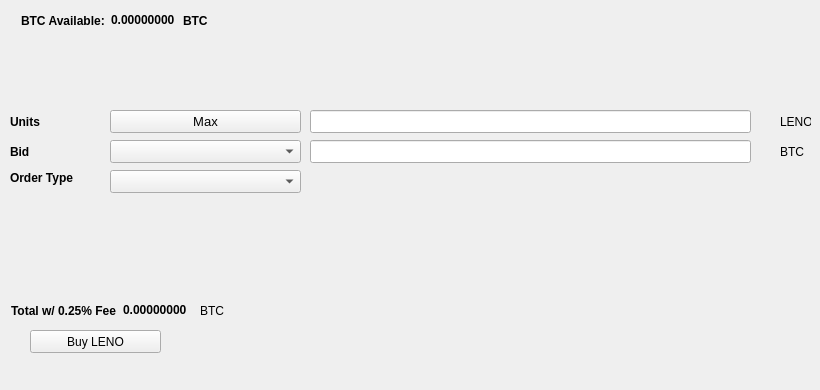
   <widget class="QWidget" name="BuyTab">
    <attribute name="title">
     <string>Buy</string>
    </attribute>
    <widget class="QPushButton" name="BuyLENO">
     <property name="geometry">
      <rect>
       <x>30</x>
       <y>330</y>
       <width>131</width>
       <height>23</height>
      </rect>
     </property>
     <property name="text">
      <string>Buy LENO</string>
     </property>
     <property name="icon">
      <iconset resource="../lenocore.qrc">
       <normaloff>:/icons/bitcoin</normaloff>:/icons/bitcoin</iconset>
     </property>
    </widget>
    <widget class="QLabel" name="label_3">
     <property name="geometry">
      <rect>
       <x>10</x>
       <y>110</y>
       <width>46</width>
       <height>23</height>
      </rect>
     </property>
     <property name="font">
      <font>
       <weight>75</weight>
       <bold>true</bold>
      </font>
     </property>
     <property name="text">
      <string>Units</string>
     </property>
    </widget>
    <widget class="QLineEdit" name="UnitsInput">
     <property name="geometry">
      <rect>
       <x>310</x>
       <y>110</y>
       <width>441</width>
       <height>23</height>
      </rect>
     </property>
     <property name="font">
      <font>
       <pointsize>9</pointsize>
       <weight>75</weight>
       <bold>true</bold>
      </font>
     </property>
    </widget>
    <widget class="QLineEdit" name="BuyBidPriceEdit">
     <property name="geometry">
      <rect>
       <x>310</x>
       <y>140</y>
       <width>441</width>
       <height>23</height>
      </rect>
     </property>
     <property name="font">
      <font>
       <pointsize>9</pointsize>
       <weight>75</weight>
       <bold>true</bold>
      </font>
     </property>
    </widget>
    <widget class="QLabel" name="label_4">
     <property name="geometry">
      <rect>
       <x>780</x>
       <y>110</y>
       <width>31</width>
       <height>23</height>
      </rect>
     </property>
     <property name="text">
      <string>LENO</string>
     </property>
    </widget>
    <widget class="QLabel" name="label_5">
     <property name="geometry">
      <rect>
       <x>780</x>
       <y>140</y>
       <width>31</width>
       <height>23</height>
      </rect>
     </property>
     <property name="text">
      <string>BTC</string>
     </property>
    </widget>
    <widget class="QLabel" name="label_6">
     <property name="geometry">
      <rect>
       <x>10</x>
       <y>140</y>
       <width>46</width>
       <height>23</height>
      </rect>
     </property>
     <property name="font">
      <font>
       <weight>75</weight>
       <bold>true</bold>
      </font>
     </property>
     <property name="text">
      <string>Bid</string>
     </property>
    </widget>
    <widget class="QLabel" name="label_7">
     <property name="geometry">
      <rect>
       <x>10</x>
       <y>170</y>
       <width>91</width>
       <height>16</height>
      </rect>
     </property>
     <property name="font">
      <font>
       <weight>75</weight>
       <bold>true</bold>
      </font>
     </property>
     <property name="text">
      <string>Order Type</string>
     </property>
    </widget>
    <widget class="QPushButton" name="Buy_Max_Amount">
     <property name="geometry">
      <rect>
       <x>110</x>
       <y>110</y>
       <width>191</width>
       <height>23</height>
      </rect>
     </property>
     <property name="font">
      <font>
       <pointsize>10</pointsize>
      </font>
     </property>
     <property name="text">
      <string>Max</string>
     </property>
    </widget>
    <widget class="QComboBox" name="BuyBidcomboBox">
     <property name="geometry">
      <rect>
       <x>110</x>
       <y>140</y>
       <width>191</width>
       <height>23</height>
      </rect>
     </property>
     <property name="font">
      <font>
       <pointsize>10</pointsize>
      </font>
     </property>
    </widget>
    <widget class="QComboBox" name="buyOrdertypeCombo">
     <property name="geometry">
      <rect>
       <x>110</x>
       <y>170</y>
       <width>191</width>
       <height>23</height>
      </rect>
     </property>
     <property name="font">
      <font>
       <pointsize>10</pointsize>
      </font>
     </property>
    </widget>
    <widget class="QWidget" name="layoutWidget1">
     <property name="geometry">
      <rect>
       <x>21</x>
       <y>11</y>
       <width>227</width>
       <height>19</height>
      </rect>
     </property>
     <layout class="QHBoxLayout" name="horizontalLayout_3">
      <item>
       <widget class="QLabel" name="label232">
        <property name="font">
         <font>
          <weight>75</weight>
          <bold>true</bold>
         </font>
        </property>
        <property name="text">
         <string>BTC Available:</string>
        </property>
       </widget>
      </item>
      <item>
       <widget class="QLabel" name="BtcAvailableLbl">
        <property name="palette">
         <palette>
          <active>
           <colorrole role="WindowText">
            <brush brushstyle="SolidPattern">
             <color alpha="255">
              <red>0</red>
              <green>0</green>
              <blue>0</blue>
             </color>
            </brush>
           </colorrole>
           <colorrole role="Button">
            <brush brushstyle="SolidPattern">
             <color alpha="255">
              <red>0</red>
              <green>170</green>
              <blue>0</blue>
             </color>
            </brush>
           </colorrole>
           <colorrole role="Light">
            <brush brushstyle="SolidPattern">
             <color alpha="255">
              <red>0</red>
              <green>255</green>
              <blue>0</blue>
             </color>
            </brush>
           </colorrole>
           <colorrole role="Midlight">
            <brush brushstyle="SolidPattern">
             <color alpha="255">
              <red>0</red>
              <green>212</green>
              <blue>0</blue>
             </color>
            </brush>
           </colorrole>
           <colorrole role="Dark">
            <brush brushstyle="SolidPattern">
             <color alpha="255">
              <red>0</red>
              <green>85</green>
              <blue>0</blue>
             </color>
            </brush>
           </colorrole>
           <colorrole role="Mid">
            <brush brushstyle="SolidPattern">
             <color alpha="255">
              <red>0</red>
              <green>113</green>
              <blue>0</blue>
             </color>
            </brush>
           </colorrole>
           <colorrole role="Text">
            <brush brushstyle="SolidPattern">
             <color alpha="255">
              <red>0</red>
              <green>170</green>
              <blue>0</blue>
             </color>
            </brush>
           </colorrole>
           <colorrole role="BrightText">
            <brush brushstyle="SolidPattern">
             <color alpha="255">
              <red>255</red>
              <green>255</green>
              <blue>255</blue>
             </color>
            </brush>
           </colorrole>
           <colorrole role="ButtonText">
            <brush brushstyle="SolidPattern">
             <color alpha="255">
              <red>0</red>
              <green>0</green>
              <blue>0</blue>
             </color>
            </brush>
           </colorrole>
           <colorrole role="Base">
            <brush brushstyle="SolidPattern">
             <color alpha="255">
              <red>255</red>
              <green>255</green>
              <blue>255</blue>
             </color>
            </brush>
           </colorrole>
           <colorrole role="Window">
            <brush brushstyle="SolidPattern">
             <color alpha="255">
              <red>0</red>
              <green>170</green>
              <blue>0</blue>
             </color>
            </brush>
           </colorrole>
           <colorrole role="Shadow">
            <brush brushstyle="SolidPattern">
             <color alpha="255">
              <red>0</red>
              <green>0</green>
              <blue>0</blue>
             </color>
            </brush>
           </colorrole>
           <colorrole role="AlternateBase">
            <brush brushstyle="SolidPattern">
             <color alpha="255">
              <red>127</red>
              <green>212</green>
              <blue>127</blue>
             </color>
            </brush>
           </colorrole>
           <colorrole role="ToolTipBase">
            <brush brushstyle="SolidPattern">
             <color alpha="255">
              <red>255</red>
              <green>255</green>
              <blue>220</blue>
             </color>
            </brush>
           </colorrole>
           <colorrole role="ToolTipText">
            <brush brushstyle="SolidPattern">
             <color alpha="255">
              <red>0</red>
              <green>0</green>
              <blue>0</blue>
             </color>
            </brush>
           </colorrole>
          </active>
          <inactive>
           <colorrole role="WindowText">
            <brush brushstyle="SolidPattern">
             <color alpha="255">
              <red>0</red>
              <green>0</green>
              <blue>0</blue>
             </color>
            </brush>
           </colorrole>
           <colorrole role="Button">
            <brush brushstyle="SolidPattern">
             <color alpha="255">
              <red>0</red>
              <green>170</green>
              <blue>0</blue>
             </color>
            </brush>
           </colorrole>
           <colorrole role="Light">
            <brush brushstyle="SolidPattern">
             <color alpha="255">
              <red>0</red>
              <green>255</green>
              <blue>0</blue>
             </color>
            </brush>
           </colorrole>
           <colorrole role="Midlight">
            <brush brushstyle="SolidPattern">
             <color alpha="255">
              <red>0</red>
              <green>212</green>
              <blue>0</blue>
             </color>
            </brush>
           </colorrole>
           <colorrole role="Dark">
            <brush brushstyle="SolidPattern">
             <color alpha="255">
              <red>0</red>
              <green>85</green>
              <blue>0</blue>
             </color>
            </brush>
           </colorrole>
           <colorrole role="Mid">
            <brush brushstyle="SolidPattern">
             <color alpha="255">
              <red>0</red>
              <green>113</green>
              <blue>0</blue>
             </color>
            </brush>
           </colorrole>
           <colorrole role="Text">
            <brush brushstyle="SolidPattern">
             <color alpha="255">
              <red>0</red>
              <green>170</green>
              <blue>0</blue>
             </color>
            </brush>
           </colorrole>
           <colorrole role="BrightText">
            <brush brushstyle="SolidPattern">
             <color alpha="255">
              <red>255</red>
              <green>255</green>
              <blue>255</blue>
             </color>
            </brush>
           </colorrole>
           <colorrole role="ButtonText">
            <brush brushstyle="SolidPattern">
             <color alpha="255">
              <red>0</red>
              <green>0</green>
              <blue>0</blue>
             </color>
            </brush>
           </colorrole>
           <colorrole role="Base">
            <brush brushstyle="SolidPattern">
             <color alpha="255">
              <red>255</red>
              <green>255</green>
              <blue>255</blue>
             </color>
            </brush>
           </colorrole>
           <colorrole role="Window">
            <brush brushstyle="SolidPattern">
             <color alpha="255">
              <red>0</red>
              <green>170</green>
              <blue>0</blue>
             </color>
            </brush>
           </colorrole>
           <colorrole role="Shadow">
            <brush brushstyle="SolidPattern">
             <color alpha="255">
              <red>0</red>
              <green>0</green>
              <blue>0</blue>
             </color>
            </brush>
           </colorrole>
           <colorrole role="AlternateBase">
            <brush brushstyle="SolidPattern">
             <color alpha="255">
              <red>127</red>
              <green>212</green>
              <blue>127</blue>
             </color>
            </brush>
           </colorrole>
           <colorrole role="ToolTipBase">
            <brush brushstyle="SolidPattern">
             <color alpha="255">
              <red>255</red>
              <green>255</green>
              <blue>220</blue>
             </color>
            </brush>
           </colorrole>
           <colorrole role="ToolTipText">
            <brush brushstyle="SolidPattern">
             <color alpha="255">
              <red>0</red>
              <green>0</green>
              <blue>0</blue>
             </color>
            </brush>
           </colorrole>
          </inactive>
          <disabled>
           <colorrole role="WindowText">
            <brush brushstyle="SolidPattern">
             <color alpha="255">
              <red>0</red>
              <green>85</green>
              <blue>0</blue>
             </color>
            </brush>
           </colorrole>
           <colorrole role="Button">
            <brush brushstyle="SolidPattern">
             <color alpha="255">
              <red>0</red>
              <green>170</green>
              <blue>0</blue>
             </color>
            </brush>
           </colorrole>
           <colorrole role="Light">
            <brush brushstyle="SolidPattern">
             <color alpha="255">
              <red>0</red>
              <green>255</green>
              <blue>0</blue>
             </color>
            </brush>
           </colorrole>
           <colorrole role="Midlight">
            <brush brushstyle="SolidPattern">
             <color alpha="255">
              <red>0</red>
              <green>212</green>
              <blue>0</blue>
             </color>
            </brush>
           </colorrole>
           <colorrole role="Dark">
            <brush brushstyle="SolidPattern">
             <color alpha="255">
              <red>0</red>
              <green>85</green>
              <blue>0</blue>
             </color>
            </brush>
           </colorrole>
           <colorrole role="Mid">
            <brush brushstyle="SolidPattern">
             <color alpha="255">
              <red>0</red>
              <green>113</green>
              <blue>0</blue>
             </color>
            </brush>
           </colorrole>
           <colorrole role="Text">
            <brush brushstyle="SolidPattern">
             <color alpha="255">
              <red>0</red>
              <green>85</green>
              <blue>0</blue>
             </color>
            </brush>
           </colorrole>
           <colorrole role="BrightText">
            <brush brushstyle="SolidPattern">
             <color alpha="255">
              <red>255</red>
              <green>255</green>
              <blue>255</blue>
             </color>
            </brush>
           </colorrole>
           <colorrole role="ButtonText">
            <brush brushstyle="SolidPattern">
             <color alpha="255">
              <red>0</red>
              <green>85</green>
              <blue>0</blue>
             </color>
            </brush>
           </colorrole>
           <colorrole role="Base">
            <brush brushstyle="SolidPattern">
             <color alpha="255">
              <red>0</red>
              <green>170</green>
              <blue>0</blue>
             </color>
            </brush>
           </colorrole>
           <colorrole role="Window">
            <brush brushstyle="SolidPattern">
             <color alpha="255">
              <red>0</red>
              <green>170</green>
              <blue>0</blue>
             </color>
            </brush>
           </colorrole>
           <colorrole role="Shadow">
            <brush brushstyle="SolidPattern">
             <color alpha="255">
              <red>0</red>
              <green>0</green>
              <blue>0</blue>
             </color>
            </brush>
           </colorrole>
           <colorrole role="AlternateBase">
            <brush brushstyle="SolidPattern">
             <color alpha="255">
              <red>0</red>
              <green>170</green>
              <blue>0</blue>
             </color>
            </brush>
           </colorrole>
           <colorrole role="ToolTipBase">
            <brush brushstyle="SolidPattern">
             <color alpha="255">
              <red>255</red>
              <green>255</green>
              <blue>220</blue>
             </color>
            </brush>
           </colorrole>
           <colorrole role="ToolTipText">
            <brush brushstyle="SolidPattern">
             <color alpha="255">
              <red>0</red>
              <green>0</green>
              <blue>0</blue>
             </color>
            </brush>
           </colorrole>
          </disabled>
         </palette>
        </property>
        <property name="font">
         <font>
          <weight>75</weight>
          <bold>true</bold>
         </font>
        </property>
        <property name="text">
         <string>0.00000000</string>
        </property>
        <property name="textInteractionFlags">
         <set>Qt::LinksAccessibleByMouse|Qt::TextSelectableByKeyboard|Qt::TextSelectableByMouse</set>
        </property>
       </widget>
      </item>
      <item>
       <widget class="QLabel" name="BtcAvailableLbl_2">
        <property name="font">
         <font>
          <weight>75</weight>
          <bold>true</bold>
         </font>
        </property>
        <property name="text">
         <string>BTC</string>
        </property>
       </widget>
      </item>
     </layout>
    </widget>
    <widget class="QWidget" name="layoutWidge2">
     <property name="geometry">
      <rect>
       <x>11</x>
       <y>301</y>
       <width>259</width>
       <height>19</height>
      </rect>
     </property>
     <layout class="QHBoxLayout" name="horizontalLayout_4">
      <item>
       <widget class="QLabel" name="label_9">
        <property name="font">
         <font>
          <weight>75</weight>
          <bold>true</bold>
         </font>
        </property>
        <property name="text">
         <string>Total w/ 0.25% Fee</string>
        </property>
       </widget>
      </item>
      <item>
       <widget class="QLabel" name="BuyCostLabel">
        <property name="palette">
         <palette>
          <active>
           <colorrole role="WindowText">
            <brush brushstyle="SolidPattern">
             <color alpha="255">
              <red>0</red>
              <green>0</green>
              <blue>0</blue>
             </color>
            </brush>
           </colorrole>
           <colorrole role="Button">
            <brush brushstyle="SolidPattern">
             <color alpha="255">
              <red>0</red>
              <green>170</green>
              <blue>0</blue>
             </color>
            </brush>
           </colorrole>
           <colorrole role="Light">
            <brush brushstyle="SolidPattern">
             <color alpha="255">
              <red>0</red>
              <green>255</green>
              <blue>0</blue>
             </color>
            </brush>
           </colorrole>
           <colorrole role="Midlight">
            <brush brushstyle="SolidPattern">
             <color alpha="255">
              <red>0</red>
              <green>212</green>
              <blue>0</blue>
             </color>
            </brush>
           </colorrole>
           <colorrole role="Dark">
            <brush brushstyle="SolidPattern">
             <color alpha="255">
              <red>0</red>
              <green>85</green>
              <blue>0</blue>
             </color>
            </brush>
           </colorrole>
           <colorrole role="Mid">
            <brush brushstyle="SolidPattern">
             <color alpha="255">
              <red>0</red>
              <green>113</green>
              <blue>0</blue>
             </color>
            </brush>
           </colorrole>
           <colorrole role="Text">
            <brush brushstyle="SolidPattern">
             <color alpha="255">
              <red>0</red>
              <green>170</green>
              <blue>0</blue>
             </color>
            </brush>
           </colorrole>
           <colorrole role="BrightText">
            <brush brushstyle="SolidPattern">
             <color alpha="255">
              <red>255</red>
              <green>255</green>
              <blue>255</blue>
             </color>
            </brush>
           </colorrole>
           <colorrole role="ButtonText">
            <brush brushstyle="SolidPattern">
             <color alpha="255">
              <red>0</red>
              <green>0</green>
              <blue>0</blue>
             </color>
            </brush>
           </colorrole>
           <colorrole role="Base">
            <brush brushstyle="SolidPattern">
             <color alpha="255">
              <red>255</red>
              <green>255</green>
              <blue>255</blue>
             </color>
            </brush>
           </colorrole>
           <colorrole role="Window">
            <brush brushstyle="SolidPattern">
             <color alpha="255">
              <red>0</red>
              <green>170</green>
              <blue>0</blue>
             </color>
            </brush>
           </colorrole>
           <colorrole role="Shadow">
            <brush brushstyle="SolidPattern">
             <color alpha="255">
              <red>0</red>
              <green>0</green>
              <blue>0</blue>
             </color>
            </brush>
           </colorrole>
           <colorrole role="AlternateBase">
            <brush brushstyle="SolidPattern">
             <color alpha="255">
              <red>127</red>
              <green>212</green>
              <blue>127</blue>
             </color>
            </brush>
           </colorrole>
           <colorrole role="ToolTipBase">
            <brush brushstyle="SolidPattern">
             <color alpha="255">
              <red>255</red>
              <green>255</green>
              <blue>220</blue>
             </color>
            </brush>
           </colorrole>
           <colorrole role="ToolTipText">
            <brush brushstyle="SolidPattern">
             <color alpha="255">
              <red>0</red>
              <green>0</green>
              <blue>0</blue>
             </color>
            </brush>
           </colorrole>
          </active>
          <inactive>
           <colorrole role="WindowText">
            <brush brushstyle="SolidPattern">
             <color alpha="255">
              <red>0</red>
              <green>0</green>
              <blue>0</blue>
             </color>
            </brush>
           </colorrole>
           <colorrole role="Button">
            <brush brushstyle="SolidPattern">
             <color alpha="255">
              <red>0</red>
              <green>170</green>
              <blue>0</blue>
             </color>
            </brush>
           </colorrole>
           <colorrole role="Light">
            <brush brushstyle="SolidPattern">
             <color alpha="255">
              <red>0</red>
              <green>255</green>
              <blue>0</blue>
             </color>
            </brush>
           </colorrole>
           <colorrole role="Midlight">
            <brush brushstyle="SolidPattern">
             <color alpha="255">
              <red>0</red>
              <green>212</green>
              <blue>0</blue>
             </color>
            </brush>
           </colorrole>
           <colorrole role="Dark">
            <brush brushstyle="SolidPattern">
             <color alpha="255">
              <red>0</red>
              <green>85</green>
              <blue>0</blue>
             </color>
            </brush>
           </colorrole>
           <colorrole role="Mid">
            <brush brushstyle="SolidPattern">
             <color alpha="255">
              <red>0</red>
              <green>113</green>
              <blue>0</blue>
             </color>
            </brush>
           </colorrole>
           <colorrole role="Text">
            <brush brushstyle="SolidPattern">
             <color alpha="255">
              <red>0</red>
              <green>170</green>
              <blue>0</blue>
             </color>
            </brush>
           </colorrole>
           <colorrole role="BrightText">
            <brush brushstyle="SolidPattern">
             <color alpha="255">
              <red>255</red>
              <green>255</green>
              <blue>255</blue>
             </color>
            </brush>
           </colorrole>
           <colorrole role="ButtonText">
            <brush brushstyle="SolidPattern">
             <color alpha="255">
              <red>0</red>
              <green>0</green>
              <blue>0</blue>
             </color>
            </brush>
           </colorrole>
           <colorrole role="Base">
            <brush brushstyle="SolidPattern">
             <color alpha="255">
              <red>255</red>
              <green>255</green>
              <blue>255</blue>
             </color>
            </brush>
           </colorrole>
           <colorrole role="Window">
            <brush brushstyle="SolidPattern">
             <color alpha="255">
              <red>0</red>
              <green>170</green>
              <blue>0</blue>
             </color>
            </brush>
           </colorrole>
           <colorrole role="Shadow">
            <brush brushstyle="SolidPattern">
             <color alpha="255">
              <red>0</red>
              <green>0</green>
              <blue>0</blue>
             </color>
            </brush>
           </colorrole>
           <colorrole role="AlternateBase">
            <brush brushstyle="SolidPattern">
             <color alpha="255">
              <red>127</red>
              <green>212</green>
              <blue>127</blue>
             </color>
            </brush>
           </colorrole>
           <colorrole role="ToolTipBase">
            <brush brushstyle="SolidPattern">
             <color alpha="255">
              <red>255</red>
              <green>255</green>
              <blue>220</blue>
             </color>
            </brush>
           </colorrole>
           <colorrole role="ToolTipText">
            <brush brushstyle="SolidPattern">
             <color alpha="255">
              <red>0</red>
              <green>0</green>
              <blue>0</blue>
             </color>
            </brush>
           </colorrole>
          </inactive>
          <disabled>
           <colorrole role="WindowText">
            <brush brushstyle="SolidPattern">
             <color alpha="255">
              <red>0</red>
              <green>85</green>
              <blue>0</blue>
             </color>
            </brush>
           </colorrole>
           <colorrole role="Button">
            <brush brushstyle="SolidPattern">
             <color alpha="255">
              <red>0</red>
              <green>170</green>
              <blue>0</blue>
             </color>
            </brush>
           </colorrole>
           <colorrole role="Light">
            <brush brushstyle="SolidPattern">
             <color alpha="255">
              <red>0</red>
              <green>255</green>
              <blue>0</blue>
             </color>
            </brush>
           </colorrole>
           <colorrole role="Midlight">
            <brush brushstyle="SolidPattern">
             <color alpha="255">
              <red>0</red>
              <green>212</green>
              <blue>0</blue>
             </color>
            </brush>
           </colorrole>
           <colorrole role="Dark">
            <brush brushstyle="SolidPattern">
             <color alpha="255">
              <red>0</red>
              <green>85</green>
              <blue>0</blue>
             </color>
            </brush>
           </colorrole>
           <colorrole role="Mid">
            <brush brushstyle="SolidPattern">
             <color alpha="255">
              <red>0</red>
              <green>113</green>
              <blue>0</blue>
             </color>
            </brush>
           </colorrole>
           <colorrole role="Text">
            <brush brushstyle="SolidPattern">
             <color alpha="255">
              <red>0</red>
              <green>85</green>
              <blue>0</blue>
             </color>
            </brush>
           </colorrole>
           <colorrole role="BrightText">
            <brush brushstyle="SolidPattern">
             <color alpha="255">
              <red>255</red>
              <green>255</green>
              <blue>255</blue>
             </color>
            </brush>
           </colorrole>
           <colorrole role="ButtonText">
            <brush brushstyle="SolidPattern">
             <color alpha="255">
              <red>0</red>
              <green>85</green>
              <blue>0</blue>
             </color>
            </brush>
           </colorrole>
           <colorrole role="Base">
            <brush brushstyle="SolidPattern">
             <color alpha="255">
              <red>0</red>
              <green>170</green>
              <blue>0</blue>
             </color>
            </brush>
           </colorrole>
           <colorrole role="Window">
            <brush brushstyle="SolidPattern">
             <color alpha="255">
              <red>0</red>
              <green>170</green>
              <blue>0</blue>
             </color>
            </brush>
           </colorrole>
           <colorrole role="Shadow">
            <brush brushstyle="SolidPattern">
             <color alpha="255">
              <red>0</red>
              <green>0</green>
              <blue>0</blue>
             </color>
            </brush>
           </colorrole>
           <colorrole role="AlternateBase">
            <brush brushstyle="SolidPattern">
             <color alpha="255">
              <red>0</red>
              <green>170</green>
              <blue>0</blue>
             </color>
            </brush>
           </colorrole>
           <colorrole role="ToolTipBase">
            <brush brushstyle="SolidPattern">
             <color alpha="255">
              <red>255</red>
              <green>255</green>
              <blue>220</blue>
             </color>
            </brush>
           </colorrole>
           <colorrole role="ToolTipText">
            <brush brushstyle="SolidPattern">
             <color alpha="255">
              <red>0</red>
              <green>0</green>
              <blue>0</blue>
             </color>
            </brush>
           </colorrole>
          </disabled>
         </palette>
        </property>
        <property name="font">
         <font>
          <weight>75</weight>
          <bold>true</bold>
         </font>
        </property>
        <property name="autoFillBackground">
         <bool>false</bool>
        </property>
        <property name="text">
         <string>0.00000000</string>
        </property>
        <property name="textInteractionFlags">
         <set>Qt::LinksAccessibleByMouse|Qt::TextSelectableByMouse</set>
        </property>
       </widget>
      </item>
      <item>
       <widget class="QLabel" name="label_10">
        <property name="font">
         <font>
          <weight>50</weight>
          <bold>false</bold>
         </font>
        </property>
        <property name="text">
         <string>BTC</string>
        </property>
       </widget>
      </item>
     </layout>
    </widget>
    <widget class="QLabel" name="label_24">
     <property name="geometry">
      <rect>
       <x>460</x>
       <y>300</y>
       <width>281</width>
       <height>81</height>
      </rect>
     </property>
     <property name="text">
      <string/>
     </property>
     <property name="pixmap">
      <pixmap>:/images/bittrex</pixmap>
     </property>
    </widget>
   </widget>
